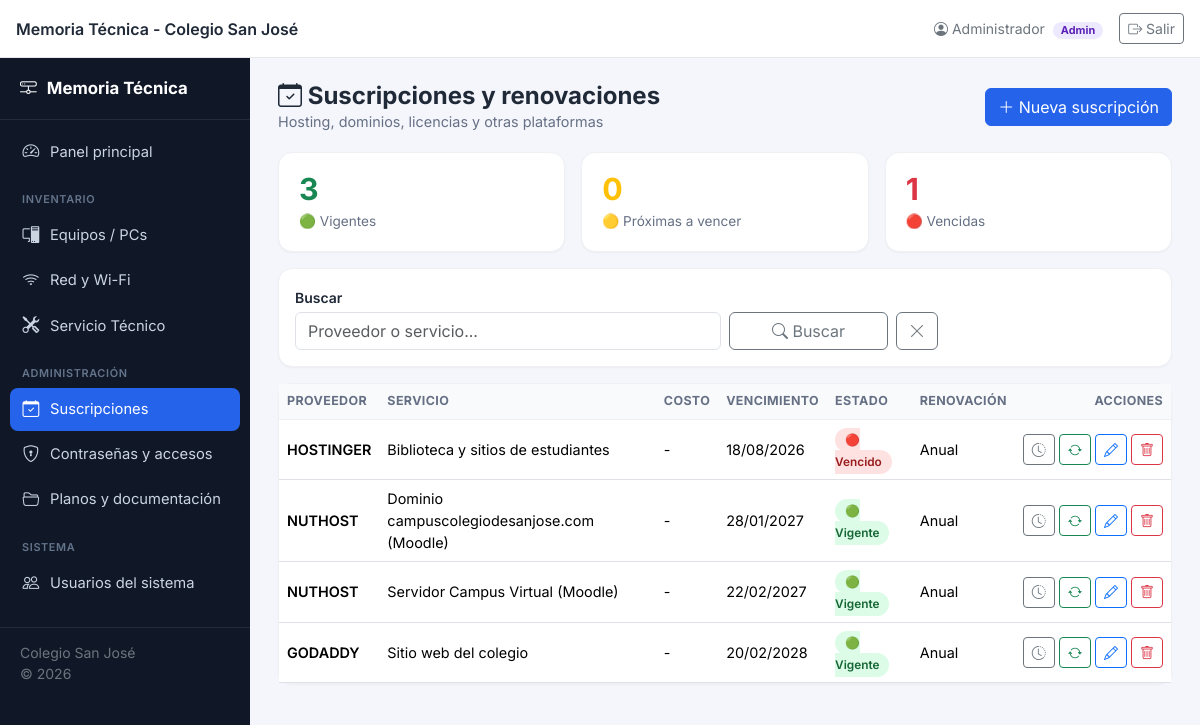
Page /suscripciones/index.php (signed in) on the committed database.
### tables this page shows
CREATE TABLE suscripciones (
  id INT AUTO_INCREMENT PRIMARY KEY,
  proveedor VARCHAR(150) NOT NULL,
  servicio VARCHAR(150) NOT NULL,
  costo DECIMAL(12,2) NULL,
  moneda VARCHAR(10) NOT NULL DEFAULT 'ARS',
  fecha_contratacion DATE NULL,
  fecha_vencimiento DATE NOT NULL,
  periodo_renovacion ENUM('mensual','trimestral','semestral','anual','bianual','otro') NOT NULL DEFAULT 'anual',
  observaciones TEXT NULL,
  activo TINYINT(1) NOT NULL DEFAULT 1,
  created_at DATETIME NOT NULL DEFAULT CURRENT_TIMESTAMP,
  updated_at DATETIME NOT NULL DEFAULT CURRENT_TIMESTAMP ON UPDATE CURRENT_TIMESTAMP
);

### includes/auth.php (called while the page is built, shortened)
<?php
function currentUser(): ?array
{
    return $_SESSION['usuario'] ?? null;
}
function canEdit(): bool
{
    $user = currentUser();
    return $user && in_array($user['rol'], ['admin', 'tecnico'], true);
}

### includes/functions.php (called while the page is built, shortened)
<?php
function h($value): string
{
    return htmlspecialchars((string)($value ?? ''), ENT_QUOTES, 'UTF-8');
}
function diasHasta(string $fecha): int
{
    $hoy = new DateTime('today');
    $venc = new DateTime($fecha);
    return (int)$hoy->diff($venc)->format('%r%a');
}
function estadoSuscripcion(string $fechaVencimiento, int $diasAlerta = 30): array
{
    $dias = diasHasta($fechaVencimiento);
    if ($dias < 0) {
        return ['estado' => 'vencido', 'label' => 'Vencido', 'color' => 'danger', 'icon' => '🔴'];
    }
    return ['estado' => 'vigente', 'label' => 'Vigente', 'color' => 'success', 'icon' => '🟢'];
}
function formatFecha(?string $fecha): string
{
    try {
        $d = new DateTime($fecha);
        return $d->format('d/m/Y');
    } catch (Exception $e) {
        return $fecha;
    }
}
function formatMoneda($valor, string $moneda = 'ARS'): string
{
    if ($valor === null || $valor === '') return '-';
    return $moneda . ' ' . number_format((float)$valor, 2, ',', '.');
}

### suscripciones/index.php (the view, shortened to what this page needs)
<?php
require_once __DIR__ . '/../includes/functions.php';
require_once __DIR__ . '/../includes/auth.php';
$db = getDB();
$q = trim($_GET['q'] ?? '');
$sql = "SELECT * FROM suscripciones WHERE activo = 1";
$params = [];
$sql .= " ORDER BY fecha_vencimiento ASC";
$stmt = $db->prepare($sql);
$stmt->execute($params);
$todas = $stmt->fetchAll();
$suscripciones = [];
$countVigente = $countProximo = $countVencido = 0;
foreach ($todas as $s) {
    $est = estadoSuscripcion($s['fecha_vencimiento']);
    $s['_estado'] = $est;
    if ($est['estado'] === 'vigente') $countVigente++;
    if ($est['estado'] === 'vencido') $countVencido++;
    $suscripciones[] = $s;
}
require_once __DIR__ . '/../includes/header.php';
require_once __DIR__ . '/../includes/layout_start.php';
?>
<div class="page-header">
  <div>
    <h1><i class="bi bi-calendar-check"></i> Suscripciones y renovaciones</h1>
    <div class="subtitle">Hosting, dominios, licencias y otras plataformas</div>
  </div>
  <?php if (canEdit()): ?>
  <a href="crear.php" class="btn btn-brand"><i class="bi bi-plus-lg"></i> Nueva suscripción</a>
  <?php endif; ?>
</div>
<div class="row g-3 mb-3">
  <div class="col-md-4">
    <a href="?estado=vigente" class="text-decoration-none">
      <div class="stat-card"><div class="d-flex justify-content-between align-items-center">
        <div><div class="stat-value text-success"><?= $countVigente ?></div><div class="stat-label">🟢 Vigentes</div></div>
      </div></div>
    </a>
  </div>
  <div class="col-md-4">
    <a href="?estado=proximo" class="text-decoration-none">
      <div class="stat-card"><div class="d-flex justify-content-between align-items-center">
        <div><div class="stat-value text-warning"><?= $countProximo ?></div><div class="stat-label">🟡 Próximas a vencer</div></div>
      </div></div>
    </a>
  </div>
  <div class="col-md-4">
    <a href="?estado=vencido" class="text-decoration-none">
      <div class="stat-card"><div class="d-flex justify-content-between align-items-center">
        <div><div class="stat-value text-danger"><?= $countVencido ?></div><div class="stat-label">🔴 Vencidas</div></div>
      </div></div>
    </a>
  </div>
</div>
<div class="card-app mb-3">
  <div class="p-3">
    <form class="row g-2 align-items-end" method="get">
      <div class="col-md-6">
        <label class="form-label small fw-semibold mb-1">Buscar</label>
        <input type="text" name="q" class="form-control" placeholder="Proveedor o servicio..." value="<?= h($q) ?>">
      </div>
      <div class="col-md-3 d-flex gap-2">
        <button class="btn btn-outline-secondary flex-fill"><i class="bi bi-search"></i> Buscar</button>
        <a href="index.php" class="btn btn-outline-secondary"><i class="bi bi-x-lg"></i></a>
      </div>
    </form>
  </div>
</div>
<div class="card-app">
  <div class="table-responsive">
    <table class="table table-app mb-0">
      <thead>
        <tr><th>Proveedor</th><th>Servicio</th><th>Costo</th><th>Vencimiento</th><th>Estado</th><th>Renovación</th><th class="text-end">Acciones</th></tr>
      </thead>
      <tbody>
      <?php if (!$suscripciones): ?>
        <tr><td colspan="7" class="empty-state"><i class="bi bi-calendar-x"></i>No hay suscripciones registradas</td></tr>
      <?php else: foreach ($suscripciones as $s): ?>
        <tr>
          <td class="fw-semibold"><?= h($s['proveedor']) ?></td>
          <td><?= h($s['servicio']) ?></td>
          <td><?= formatMoneda($s['costo'], $s['moneda']) ?></td>
          <td><?= formatFecha($s['fecha_vencimiento']) ?></td>
          <td><span class="badge-estado badge-<?= $s['_estado']['estado'] ?>"><?= $s['_estado']['icon'] ?> <?= h($s['_estado']['label']) ?></span></td>
          <td class="text-capitalize"><?= h($s['periodo_renovacion']) ?></td>
          <td class="text-end text-nowrap">
            <a href="historial.php?id=<?= $s['id'] ?>" class="btn btn-sm btn-outline-secondary" title="Historial"><i class="bi bi-clock-history"></i></a>
            <?php if (canEdit()): ?>
            <a href="renovar.php?id=<?= $s['id'] ?>" class="btn btn-sm btn-outline-success" title="Registrar renovación"><i class="bi bi-arrow-repeat"></i></a>
            <a href="editar.php?id=<?= $s['id'] ?>" class="btn btn-sm btn-outline-primary"><i class="bi bi-pencil"></i></a>
            <a href="#" onclick="return confirmarBorrado('eliminar.php?id=<?= $s['id'] ?>', 'Se eliminará &quot;<?= htmlspecialchars(addslashes($s['servicio']), ENT_QUOTES) ?>&quot;.')" class="btn btn-sm btn-outline-danger"><i class="bi bi-trash"></i></a>
            <?php endif; ?>
          </td>
        </tr>
      <?php endforeach; endif; ?>
      </tbody>
    </table>
  </div>
</div>
<?php require_once __DIR__ . '/../includes/footer.php'; ?>

### assets/css/style.css (style rules this page uses)
:root { --brand: #2563eb; --brand-dark: #1d4ed8; --brand-light: #eff6ff; --sidebar-w: 250px; --topbar-h: 58px; --bg: #f4f6fb; --card-radius: 14px; }
* { box-sizing: border-box; }
body { font-family: 'Inter', -apple-system, BlinkMacSystemFont, 'Segoe UI', sans-serif; background: var(--bg); color: #1f2937; }
a { text-decoration: none; }
body.with-sidebar { padding-top: var(--topbar-h); }
.stat-card { background: #fff; border-radius: var(--card-radius); padding: 20px; border: 1px solid #eef0f4; box-shadow: 0 1px 2px rgba(16,24,40,0.04); height: 100%; }
.stat-card .stat-value { font-size: 1.9rem; font-weight: 700; line-height: 1.1; }
.stat-card .stat-label { color: #667085; font-size: .85rem; margin-top: 4px; }
.card-app { background: #fff; border-radius: var(--card-radius); border: 1px solid #eef0f4; box-shadow: 0 1px 2px rgba(16,24,40,0.04); }
.page-header { display: flex; align-items: center; justify-content: space-between; flex-wrap: wrap; gap: 12px; margin-bottom: 20px; }
.page-header h1 { font-size: 1.5rem; font-weight: 700; margin: 0; }
.page-header .subtitle { color: #667085; font-size: .9rem; }
.table-app thead th { background: #f9fafb; font-size: .78rem; text-transform: uppercase; letter-spacing: .03em; color: #667085; border-bottom: 1px solid #eef0f4; white-space: nowrap; }
.table-app td { vertical-align: middle; font-size: .9rem; }
.badge-estado { font-weight: 600; font-size: .74rem; padding: 5px 10px; border-radius: 20px; }
.badge-vigente { background: #dcfce7; color: #166534; }
.badge-vencido { background: #fee2e2; color: #991b1b; }
.btn-brand { background: var(--brand); border-color: var(--brand); color: #fff; }

### rows in the picture
suscripciones: proveedor "HOSTINGER", servicio "Biblioteca y sitios de estudiantes", formatMoneda($s['costo'], $s['moneda']) "-", fecha_vencimiento "18/08/2026", icon "🔴", label "Vencido", periodo_renovacion "Anual"
suscripciones: proveedor "NUTHOST", servicio "Dominio campuscolegiodesanjose.com (Moodle)", formatMoneda($s['costo'], $s['moneda']) "-", fecha_vencimiento "28/01/2027", icon "🟢", label "Vigente", periodo_renovacion "Anual"
suscripciones: proveedor "NUTHOST", servicio "Servidor Campus Virtual (Moodle)", formatMoneda($s['costo'], $s['moneda']) "-", fecha_vencimiento "22/02/2027", icon "🟢", label "Vigente", periodo_renovacion "Anual"
suscripciones: proveedor "GODADDY", servicio "Sitio web del colegio", formatMoneda($s['costo'], $s['moneda']) "-", fecha_vencimiento "20/02/2028", icon "🟢", label "Vigente", periodo_renovacion "Anual"

### other values in the picture
APP_NAME "Memoria Técnica - Colegio San José"
$user['nombre'] "Administrador"
$user['rol'] "Admin"
$countVigente "3"
$countProximo "0"
$countVencido "1"
